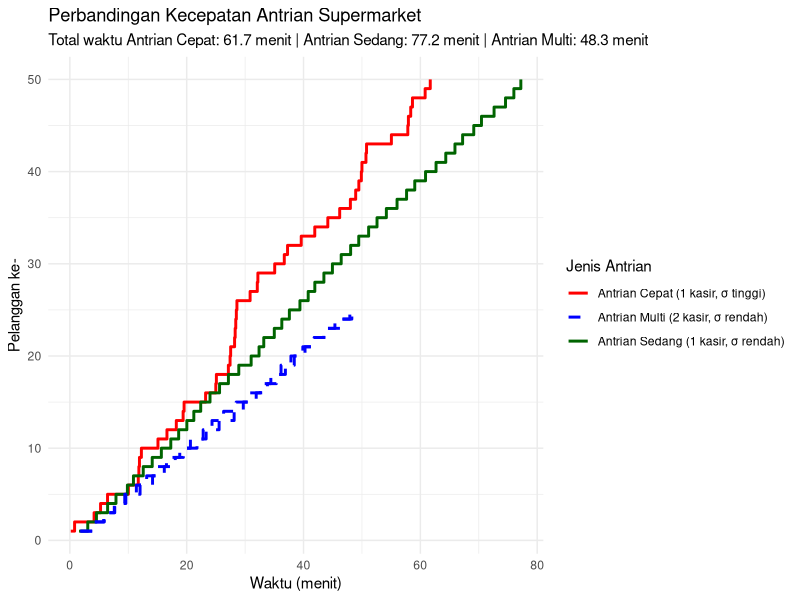

Write R code to recreate this figure.
## ---- chunk 1
setwd("~/ikanx101.github.io/_posts/matematika ITB/antrian_kasir")
## ---- chunk 2
# ---------------------------
# SIMULASI ANTRIAN SUPERMARKET
# ---------------------------

library(dplyr)
library(ggplot2)
set.seed(123)  # Agar hasil reproducible

# Fungsi untuk mensimulasikan antrian
simulate_queue <- function(n_customers, service_rate_mean, service_rate_sd) {
  service_times <- rnorm(n_customers, service_rate_mean, service_rate_sd)
  service_times <- pmax(service_times, 0.1)  # Waktu tidak boleh negatif
  cumulative_time <- cumsum(service_times)
  return(data.frame(
    customer = 1:n_customers,
    service_time = service_times,
    exit_time = cumulative_time
  ))
}

# Parameter simulasi
n_customers <- 50  # Jumlah pelanggan

# 1. Antrian Cepat (1 kasir cepat, tapi variabilitas tinggi)
queue_fast <- simulate_queue(
  n_customers,
  service_rate_mean = 1,    # Rata-rata 1 menit/pelanggan
  service_rate_sd = 1.5     # Variabilitas tinggi (beberapa pelanggan sangat lama)
)

# 2. Antrian Sedang (1 kasir stabil, variabilitas rendah)
queue_medium <- simulate_queue(
  n_customers,
  service_rate_mean = 1.5,  # Rata-rata 1.5 menit/pelanggan
  service_rate_sd = 0.3     # Variabilitas rendah
)

# 3. Antrian Multi-Kasir (2 kasir lambat, variabilitas rendah)
# Simulasikan 2 antrian paralel
queue_multi_1 <- simulate_queue(
  ceiling(n_customers / 2),
  service_rate_mean = 2,    # Rata-rata 2 menit/pelanggan
  service_rate_sd = 0.3
)
queue_multi_2 <- simulate_queue(
  floor(n_customers / 2),
  service_rate_mean = 2,
  service_rate_sd = 0.3
)
queue_multi <- rbind(
  transform(queue_multi_1, queue_id = "Kasir 1"),
  transform(queue_multi_2, queue_id = "Kasir 2")
)

# Hitung waktu total antrian terakhir
total_time_fast <- max(queue_fast$exit_time)
total_time_medium <- max(queue_medium$exit_time)
total_time_multi <- max(queue_multi$exit_time)

# Plot hasil
ggplot() +
  geom_step(
    data = queue_fast,
    aes(x = exit_time, y = customer, color = "Antrian Cepat (1 kasir, σ tinggi)"),
    linewidth = 1
  ) +
  geom_step(
    data = queue_medium,
    aes(x = exit_time, y = customer, color = "Antrian Sedang (1 kasir, σ rendah)"),
    linewidth = 1
  ) +
  geom_step(
    data = queue_multi,
    aes(x = exit_time, y = customer, color = paste("Antrian Multi (2 kasir, σ rendah)"), group = queue_id),
    linewidth = 1,
    linetype = "dashed"
  ) +
  labs(
    title = "Perbandingan Kecepatan Antrian Supermarket",
    subtitle = paste(
      "Total waktu Antrian Cepat:", round(total_time_fast, 1), "menit |",
      "Antrian Sedang:", round(total_time_medium, 1), "menit |",
      "Antrian Multi:", round(total_time_multi, 1), "menit"
    ),
    x = "Waktu (menit)",
    y = "Pelanggan ke-",
    color = "Jenis Antrian"
  ) +
  theme_minimal() +
  scale_color_manual(values = c("red", "blue", "darkgreen"))
